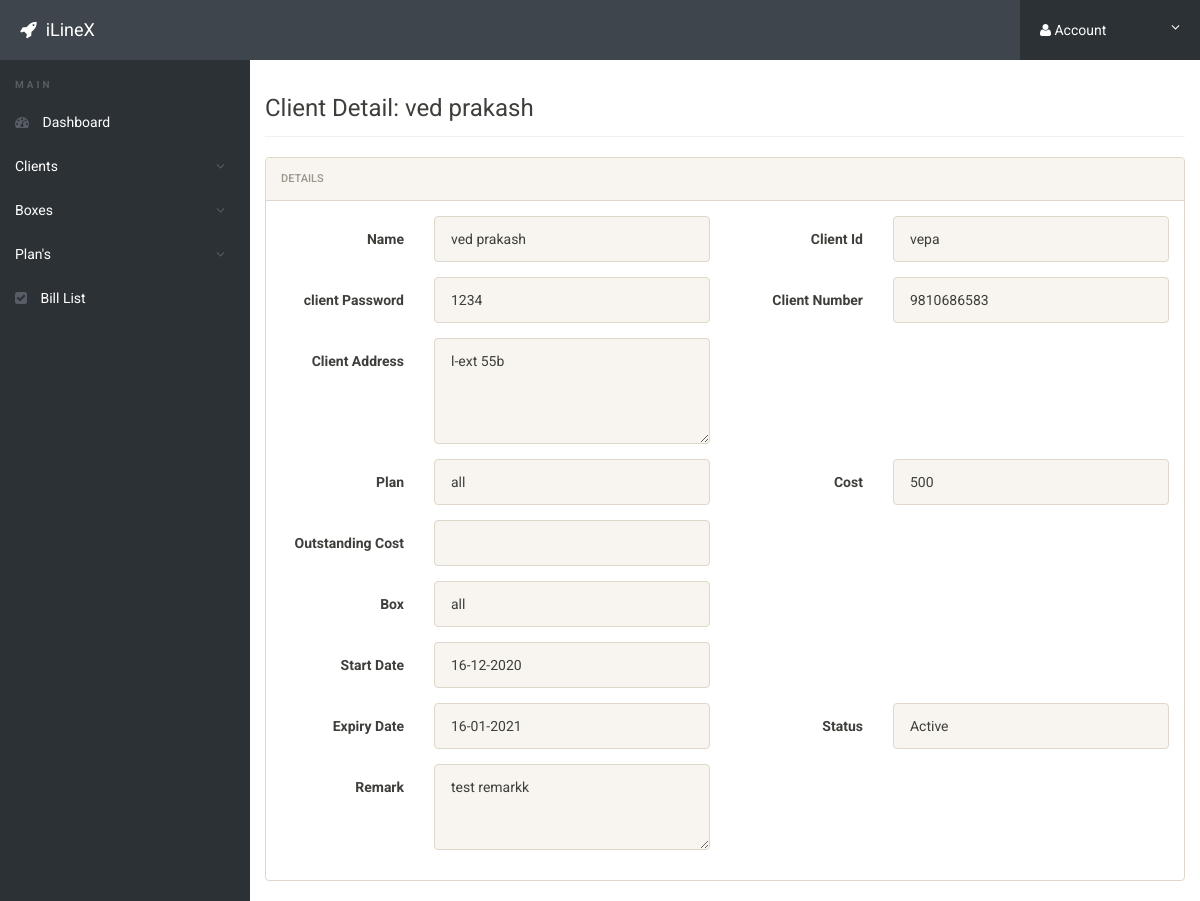
The app's page /client_view.php?cid=1 (signed in) with its own data.
### tables this page shows
CREATE TABLE `clients` (
  `id` int(11) NOT NULL,
  `client_name` varchar(100) NOT NULL,
  `client_id` varchar(50) NOT NULL,
  `client_pass` varchar(50) NOT NULL,
  `client_number` varchar(50) NOT NULL,
  `client_address` varchar(300) NOT NULL,
  `plan` varchar(200) NOT NULL,
  `cost` int(5) NOT NULL,
  `box` varchar(500) NOT NULL,
  `start_date` date NOT NULL,
  `expiry_date` date NOT NULL,
  `status` varchar(100) NOT NULL,
  `remark` varchar(500) DEFAULT NULL
);

### client_view.php (the view, shortened to what this page needs)
<?php
include('includes/config.php');
if(strlen($_SESSION['alogin'])==0)
	{
header('location:index.php');
}
else{
if(isset($_GET['cid']))
	{
		$cid=$_GET['cid'];
	}
?>
<!doctype html>
<html lang="en" class="no-js">
<head>
	<link rel="stylesheet" href="css/font-awesome.min.css">
	<link rel="stylesheet" href="css/bootstrap.min.css">
	<link rel="stylesheet" href="css/dataTables.bootstrap.min.css">
	<link rel="stylesheet" href="css/bootstrap-social.css">
	<link rel="stylesheet" href="css/bootstrap-select.css">
	<link rel="stylesheet" href="css/fileinput.min.css">
	<link rel="stylesheet" href="css/awesome-bootstrap-checkbox.css">
	<link rel="stylesheet" href="css/style.css">
</head>
<body>
<?php
		$sql = "SELECT * from clients where id = :cid";
		$query = $dbh -> prepare($sql);
		$query->bindParam(':cid',$cid,PDO::PARAM_INT);
		$query->execute();
		$result=$query->fetch(PDO::FETCH_OBJ);
?>
	<?php include('includes/header.php');?>
	<div class="ts-main-content">
	<?php include('includes/leftbar.php');?>
		<div class="content-wrapper">
			<div class="container-fluid">
				<div class="row">
					<div class="col-md-12">
						<h3 class="page-title">Client Detail: <?php echo htmlentities($result->client_name); ?></h3>
						<div class="row">
							<div class="col-md-12">
								<div class="panel panel-default">
									<div class="panel-heading">Details</div>
									<div class="panel-body">
<form method="post" class="form-horizontal" enctype="multipart/form-data" name="imgform">
<div class="form-group">
<label class="col-sm-2 control-label">Name</label>
<div class="col-sm-4">
<input type="text" name="client_name" class="form-control" required readonly value="<?php echo htmlentities($result->client_name);?>">
</div>
<label class="col-sm-2 control-label">Client Id</label>
<div class="col-sm-4">
<input type="text" name="client_id" class="form-control" readonly required value="<?php echo htmlentities($result->client_id);?>">
</div>
</div>
<div class="form-group">
<label class="col-sm-2 control-label">client Password</label>
<div class="col-sm-4">
<input type="text" name="client_pass" class="form-control" readonly required value="<?php echo htmlentities($result->client_pass);?>">
</div>
<label class="col-sm-2 control-label">Client Number</label>
<div class="col-sm-4">
<input type="text" name="client_number" class="form-control" readonly required value="<?php echo htmlentities($result->client_number);?>">
</div>
</div>
<div class="form-group">
<label class="col-sm-2 control-label">Client Address</label>
<div class="col-sm-4">
<textarea rows="4"  name="client_address" class="form-control" readonly required value=""><?php echo htmlentities($result->client_address);?></textarea>
</div>
</div>
<div class="form-group">
<label class="col-sm-2 control-label">Plan</label>
<div class="col-sm-4">
<input type="text" name="plan" class="form-control" readonly required value="<?php echo htmlentities($result->plan);?>">
</div>
<label class="col-sm-2 control-label">Cost</label>
<div class="col-sm-4">
<input type="text" name="cost" class="form-control" readonly required value="<?php echo htmlentities($result->cost);?>">
</div>
</div>
<div class="form-group">
<label class="col-sm-2 control-label">Outstanding Cost</label>
<div class="col-sm-4">
<input type="text" name="outstanding_cost" class="form-control" readonly required value="<?php echo htmlentities($result->outstanding_cost);?>">
</div>
</div>
<div class="form-group">
<label class="col-sm-2 control-label">Box</label>
<div class="col-sm-4">
<input type="text" name="box" class="form-control" readonly required value="<?php echo htmlentities($result->box);?>">
</div>
</div>
<div class="form-group">
<label class="col-sm-2 control-label">Start Date</label>
<div class="col-sm-4">
<input type="text" name="start_date" class="form-control" readonly required value="<?php $formatstart_date = new DateTime($result->start_date); echo htmlentities($formatstart_date->format('d-m-Y'));?>">
</div>
</div>
<div class="form-group">
<label class="col-sm-2 control-label">Expiry Date</label>
<div class="col-sm-4">
<input type="text" name="expiry_date" class="form-control" readonly required value="<?php $formatexpiry_date = new DateTime($result->expiry_date); echo htmlentities($formatexpiry_date->format('d-m-Y'));?>">
</div>
<label class="col-sm-2 control-label">Status</label>
<div class="col-sm-4">
<input type="text" name="status" class="form-control" readonly required value="<?php echo htmlentities($result->status);?>">
</div>
</div>
<div class="form-group">
<label class="col-sm-2 control-label">Remark</label>
<div class="col-sm-4">
<textarea rows="3"  name="remark" class="form-control" readonly required value=""><?php echo htmlentities($result->remark);?></textarea>
</div>
</div>
</form>
									</div>
								</div>
							</div>
						</div>
					</div>
				</div>
			</div>
		</div>
	</div>
</body>
</html>
<?php } ?>

### css/style.css (style rules this page uses)
html { font-size: 14px; }
@media only screen and (min-width: 480px) { html { font-size: 17px; } }
@media only screen and (min-width: 768px) { html { font-size: 14px; } }
body { font-size: 1em; }
.panel { overflow: hidden; }
.page-title { padding-bottom: 15px; margin-bottom: 20px; border-bottom: 1px solid #f0f0f0; }
.ts-main-content .content-wrapper { padding-top: 15px; margin-top: 60px; }
@media only screen and (min-width: 992px) { .ts-main-content .content-wrapper { margin-left: 250px; } }

### records on screen
clients: client_name "ved prakash", client_id "vepa", client_pass "1234", client_number "9810686583", client_address "l-ext 55b", plan "all", cost "500", box "all", start_date "16-12-2020", expiry_date "16-01-2021", status "Active", remark "test remarkk"
